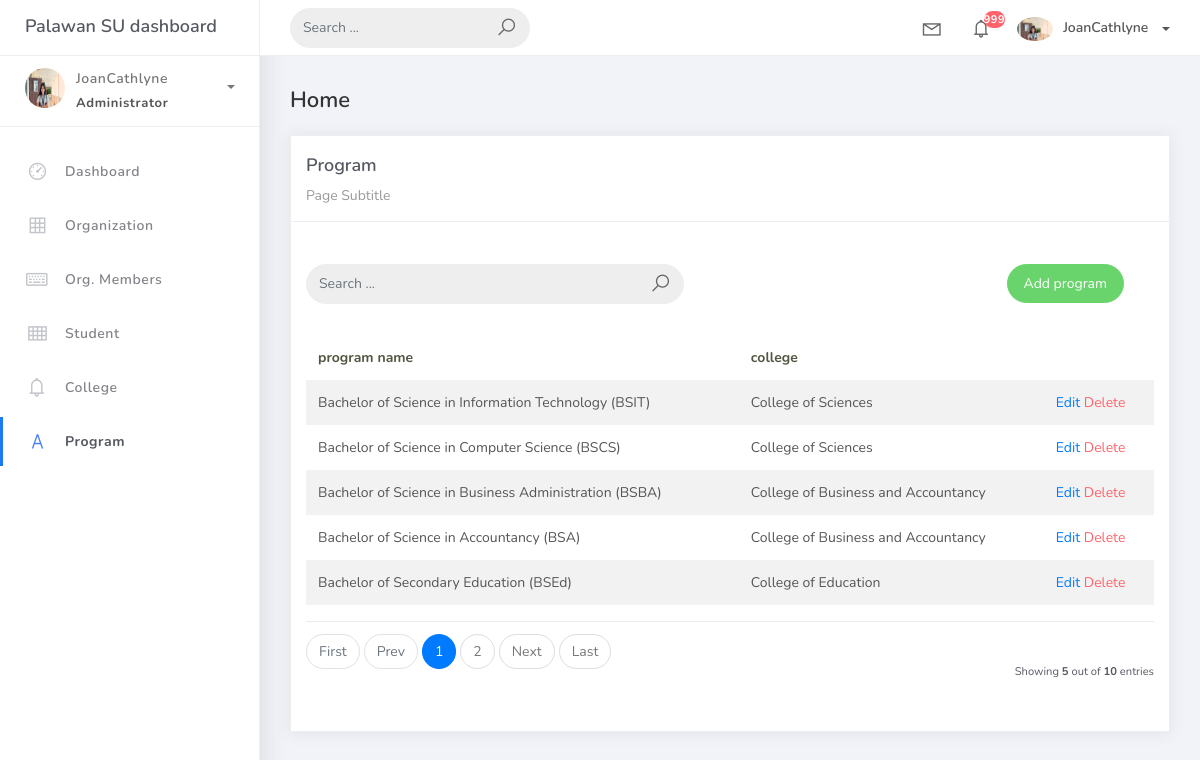
Page /program on the earlier database version.
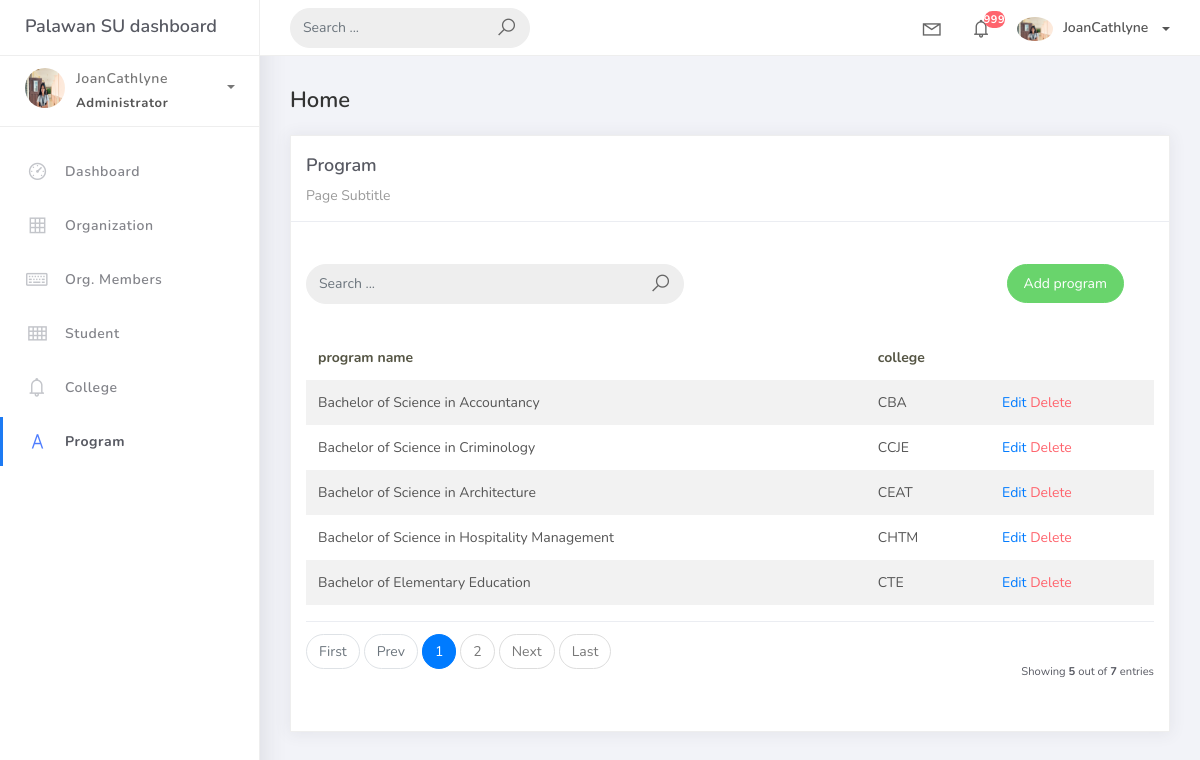
Same page on the later database version.
### studentorg/models.py (models this page shows, shortened)
class BaseModel(models.Model):
    created_at = models.DateTimeField(auto_now_add=True, db_index=True)
    updated_at = models.DateTimeField(auto_now=True)
    class Meta:
        abstract = True

class Program(BaseModel):
    prog_name = models.CharField(max_length=150)
    college = models.ForeignKey(College, on_delete=models.CASCADE)

class College(BaseModel):
    college_name = models.CharField(max_length=150)
    def __str__(self):
        return self.college_name

### studentorg/views.py (the view)
# urls.py: path('program', program.as_view(), name='program-list'),
class program(ListView):
    model = Program
    context_object_name = 'program'
    template_name = 'program.html'
    paginate_by = 5

### templates/program.html (shortened to what this page needs)
{% extends 'base.html' %}
{% load static %}
{% block content %}
<div class="content">
  <div class="container-fluid">
    <h4 class="page-title">Home</h4>
    <div class="row">
      <div class="col-md-12">
        <div class="card">
          <div class="card-header">
            <div class="card-title">Program</div>
            <div class="card-category">Page Subtitle</div>
          </div>
          <br/>
          <div class="col-md-12 row">
            <div class="col-md-6">
                <br/>
              <form class="navbar-left navbar-form nav-search mr-md-3" action="{% url 'college-list' %}">
                <div class="input-group">
                  <input type="text" placeholder="Search ..." class="form-control" name="q" />
                  <div class="input-group-append">
                    <span class="input-group-text">
                      <i class="la la-search search-icon"></i>
                    </span>
                  </div>
                </div>
              </form>
            </div>
            <div class="col-md-6">
              <div class="pull-right">
                <br/>
                <a href="{% url 'program-add' %}" class="btn btn-success btn-rounded">Add program</a>
              </div>
            </div>
          </div>
          <div class="card-body">
            <table class="table table-striped mt-3">
              <thead>
                <tr>
                  <th scope="col">program name</th>
                  <th scope="col">college</th>
                </tr>
              </thead>
              <tbody>
                {% for object in object_list %}
                <tr>
                  <td>{{ object.prog_name }}</td>
                  <td>{{ object.college }}</td>
                  <td>
                    <a href="program/{{ object.id }}">Edit</a>
                    <a href="program/{{ object.id }}/delete" class="text-danger">Delete</a>
                </td>
              </tr>
              {% empty %}
                </tr>
                {% endfor %}
              </tbody>
            </table>
            {% include 'includes/pagination.html' %}
          </div>
        </div>
      </div>
    </div>
  </div>
</div>
{% endblock %}

Differences in the rows shown:
removed Program: prog_name "Bachelor of Science in Information Technology (BSIT)", college "College of Sciences"
removed Program: prog_name "Bachelor of Science in Computer Science (BSCS)", college "College of Sciences"
changed Program: prog_name "Bachelor of Science in Business Administration (BSBA)" → "Bachelor of Science in Accountancy"; college "College of Business and Accountancy" → "CBA"
changed Program: prog_name "Bachelor of Science in Accountancy (BSA)" → "Bachelor of Science in Criminology"; college "College of Business and Accountancy" → "CCJE"
changed Program: prog_name "Bachelor of Secondary Education (BSEd)" → "Bachelor of Science in Architecture"; college "College of Education" → "CEAT"
now on this page (row edited): Program: prog_name "Bachelor of Science in Hospitality Management", college "CHTM"
now on this page (row edited): Program: prog_name "Bachelor of Elementary Education", college "CTE"
Other differences:
{{ paginator.count }}: "10" → "7"
